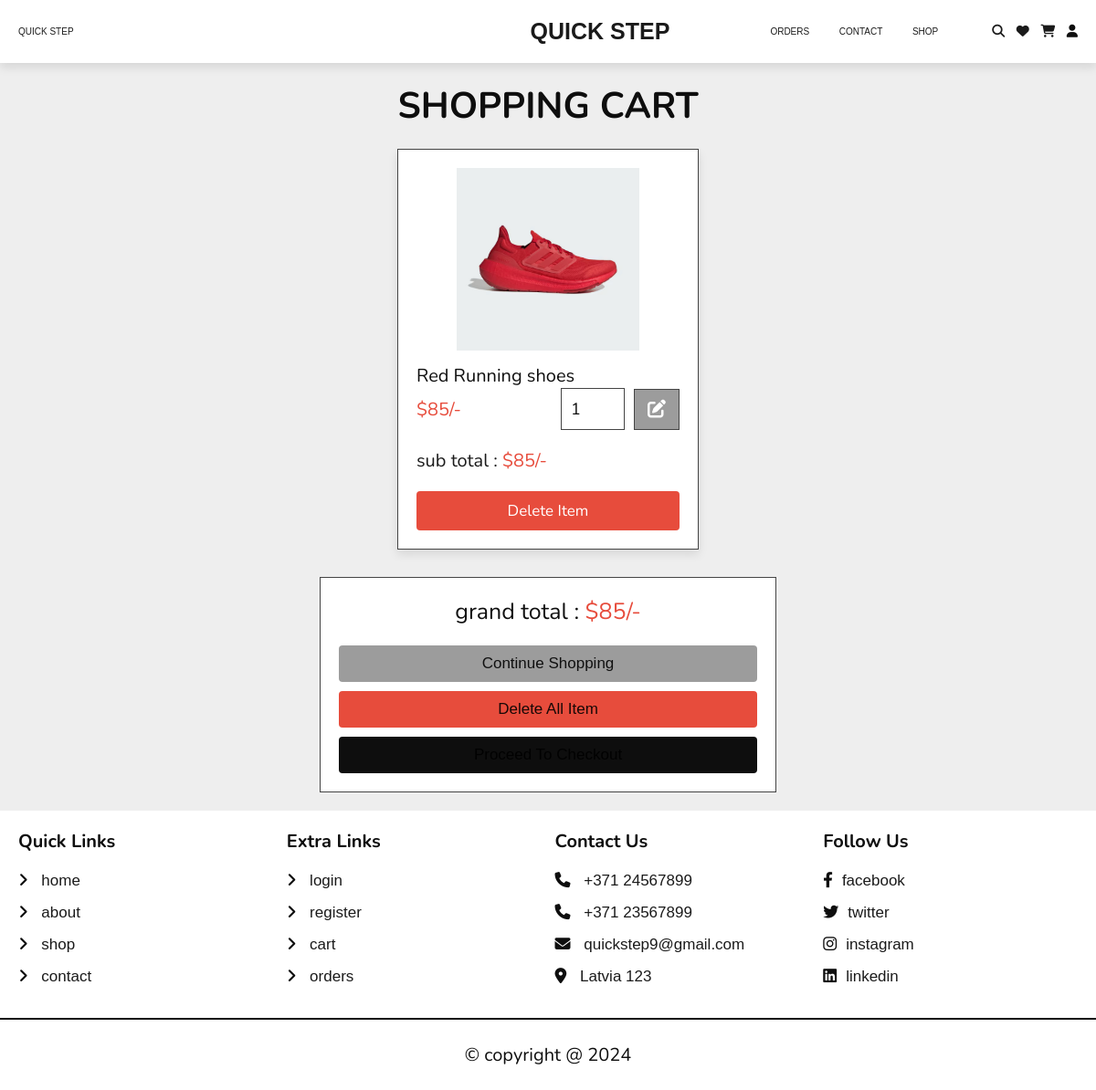
Page /cart.php (signed in) on the committed database.
### tables this page shows
CREATE TABLE `cart` (
  `id` int(100) NOT NULL,
  `user_id` int(100) NOT NULL,
  `pid` int(100) NOT NULL,
  `name` varchar(100) NOT NULL,
  `price` int(10) NOT NULL,
  `quantity` int(10) NOT NULL,
  `image` varchar(100) NOT NULL
);

### cart.php (the view, shortened to what this page needs)
<?php
include 'components/connect.php';
if(isset($_SESSION['user_id'])){
   $user_id = $_SESSION['user_id'];
}else{
   $user_id = '';
   header('location:user_login.php');
};
?>
<!DOCTYPE html>
<html lang="en">
<head>
   <link rel="stylesheet" href="https://cdnjs.cloudflare.com/ajax/libs/font-awesome/6.1.1/css/all.min.css">
   <link rel="stylesheet" href="css/style.css">
</head>
<body>
<?php include 'components/user_header.php'; ?>
<section class="products shopping-cart">
   <h3 class="heading">shopping cart</h3>
   <div class="box-container">
   <?php
      $grand_total = 0;
      $select_cart = $conn->prepare("SELECT * FROM `cart` WHERE user_id = ?");
      $select_cart->execute([$user_id]);
      if($select_cart->rowCount() > 0){
         while($fetch_cart = $select_cart->fetch(PDO::FETCH_ASSOC)){
   ?>
   <form action="" method="post" class="box">
      <img src="uploaded_img/<?= $fetch_cart['image']; ?>" alt="">
      <div class="name"><?= $fetch_cart['name']; ?></div>
      <div class="flex">
         <div class="price">$<?= $fetch_cart['price']; ?>/-</div>
         <input type="number" name="qty" class="qty" min="1" max="99" onkeypress="if(this.value.length == 2) return false;" value="<?= $fetch_cart['quantity']; ?>">
         <button type="submit" class="fas fa-edit" name="update_qty"></button>
      </div>
      <div class="sub-total"> sub total : <span>$<?= $sub_total = ($fetch_cart['price'] * $fetch_cart['quantity']); ?>/-</span> </div>
      <input type="submit" value="delete item" onclick="return confirm('delete this from cart?');" class="delete-btn" name="delete">
   </form>
   <?php
   $grand_total += $sub_total;
      }
   }else{
      echo '<p class="empty">your cart is empty</p>';
   }
   ?>
   </div>
   <div class="cart-total">
      <p>grand total : <span>$<?= $grand_total; ?>/-</span></p>
      <a href="shop.php" class="option-btn">continue shopping</a>
      <a href="cart.php?delete_all" class="delete-btn <?= ($grand_total > 1)?'':'disabled'; ?>" onclick="return confirm('delete all from cart?');">delete all item</a>
      <a href="checkout.php" class="btn <?= ($grand_total > 1)?'':'disabled'; ?>">proceed to checkout</a>
   </div>
</section>
<?php include 'components/footer.php'; ?>
</body>
</html>

### css/style.css (style rules this page uses)
:root { --main-color: rgb(14, 14, 14); --orange:#9c9c9c; --red:#e74c3c; --black: rgb(14, 14, 14); --white:#fff; --light-color:#1a1a1a; --light-bg:#eee; --border:.2rem solid var(--black); --box-shadow:0 .5rem 1rem rgba(0,0,0,.1); }
* { font-family: 'Nunito', sans-serif; margin:0; padding:0; box-sizing: border-box; outline: none; border:none; text-decoration: none; }
html { font-size: 62.5%; overflow-x: hidden; }
body { background-color: var(--light-bg); }
section { padding:2rem; max-width: 1300px; margin:0 auto; }
.heading { font-size: 4rem; color:var(--black); margin-bottom: 2rem; text-align: center; text-transform: uppercase; }
a { color: #000000e5 !important; text-decoration: none ; font-family:'Franklin Gothic Medium', 'Arial Narrow', Arial, sans-serif ; }
.btn, .delete-btn, .option-btn { display: block; margin-left: auto; margin-right: auto; border: none; outline: none; width: 100%; border-radius: 4px; margin-top: 1rem; padding:1rem 3rem; font-size: 1.7rem; text-transform: capitalize; color:var(--white); cursor: pointer; text-align: center; }
.btn { background-color: var(--main-color); }
.option-btn { background-color: var(--orange); }
.delete-btn { background-color: var(--red); }
.products .box-container { display: grid; grid-template-columns: repeat(auto-fit, 33rem); gap:1.5rem; justify-content: center; align-items: flex-start; }
.products .box-container .box { position: relative; background-color: var(--white); box-shadow: var(--box-shadow); border: 1px solid #444; padding:2rem; overflow: hidden; }
.products .box-container .box img { height: 20rem; width: 100%; object-fit: contain; margin-bottom: 1rem; }
.products .box-container .box .name { font-size: 2rem; color:var(--black); }
.products .box-container .box .flex { display: flex; align-items: center; gap:1rem; }
.products .box-container .box .flex .qty { width: 7rem; padding:1rem; border: 1px solid #444; font-size: 1.8rem; color:var(--black); }
.products .box-container .box .flex .price { font-size: 2rem; color:var(--red); margin-right: auto; }
.shopping-cart .fa-edit { height: 4.5rem; border: 1px solid #444; background-color: var(--orange); width: 5rem; font-size: 2rem; color:var(--white); cursor: pointer; }
.shopping-cart .sub-total { margin:2rem 0; font-size: 2rem; color:var(--light-color); }
.shopping-cart .sub-total span { color:var(--red); }
.cart-total { max-width: 50rem; margin:0 auto; margin-top: 3rem; background-color: var(--white); border: 1px solid #444; padding:2rem; text-align: center; }
.cart-total p { font-size: 2.5rem; color:var(--black); margin-bottom: 2rem; }
.cart-total p span { color:var(--red); }

### rows in the picture
cart: image (picture), name "Red Running shoes", price "85", qty "1"

### other values in the picture
$grand_total "85"
